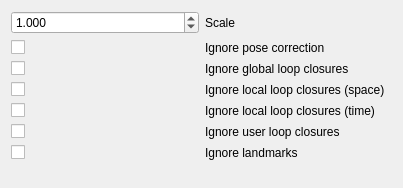
       <widget class="QWidget" name="page_3">
        <property name="geometry">
         <rect>
          <x>0</x>
          <y>0</y>
          <width>403</width>
          <height>188</height>
         </rect>
        </property>
        <attribute name="label">
         <string>Graph optimization</string>
        </attribute>
        <layout class="QGridLayout" name="gridLayout_7" columnstretch="0,0,0">
         <item row="2" column="0">
          <widget class="QCheckBox" name="checkBox_ignoreGlobalLoop">
           <property name="text">
            <string/>
           </property>
           <property name="checked">
            <bool>false</bool>
           </property>
          </widget>
         </item>
         <item row="4" column="2">
          <widget class="QLabel" name="label_49">
           <property name="text">
            <string>Ignore local loop closures (time)</string>
           </property>
          </widget>
         </item>
         <item row="3" column="0">
          <widget class="QCheckBox" name="checkBox_ignoreLocalLoopSpace">
           <property name="text">
            <string/>
           </property>
           <property name="checked">
            <bool>false</bool>
           </property>
          </widget>
         </item>
         <item row="2" column="2">
          <widget class="QLabel" name="label_48">
           <property name="text">
            <string>Ignore global loop closures</string>
           </property>
          </widget>
         </item>
         <item row="1" column="2">
          <widget class="QLabel" name="label_35">
           <property name="text">
            <string>Ignore pose correction</string>
           </property>
          </widget>
         </item>
         <item row="1" column="0">
          <widget class="QCheckBox" name="checkBox_ignorePoseCorrection">
           <property name="text">
            <string/>
           </property>
           <property name="checked">
            <bool>false</bool>
           </property>
          </widget>
         </item>
         <item row="4" column="0">
          <widget class="QCheckBox" name="checkBox_ignoreLocalLoopTime">
           <property name="text">
            <string/>
           </property>
           <property name="checked">
            <bool>false</bool>
           </property>
          </widget>
         </item>
         <item row="7" column="0">
          <spacer name="verticalSpacer_3">
           <property name="orientation">
            <enum>Qt::Vertical</enum>
           </property>
           <property name="sizeHint" stdset="0">
            <size>
             <width>0</width>
             <height>40</height>
            </size>
           </property>
          </spacer>
         </item>
         <item row="5" column="0">
          <widget class="QCheckBox" name="checkBox_ignoreUserLoop">
           <property name="text">
            <string/>
           </property>
           <property name="checked">
            <bool>false</bool>
           </property>
          </widget>
         </item>
         <item row="5" column="2">
          <widget class="QLabel" name="label_50">
           <property name="text">
            <string>Ignore user loop closures</string>
           </property>
          </widget>
         </item>
         <item row="3" column="2">
          <widget class="QLabel" name="label_47">
           <property name="text">
            <string>Ignore local loop closures (space)</string>
           </property>
          </widget>
         </item>
         <item row="0" column="2">
          <widget class="QLabel" name="label_scale_title">
           <property name="text">
            <string>Scale</string>
           </property>
          </widget>
         </item>
         <item row="0" column="0">
          <widget class="QDoubleSpinBox" name="doubleSpinBox_optimizationScale">
           <property name="decimals">
            <number>3</number>
           </property>
           <property name="minimum">
            <double>0.100000000000000</double>
           </property>
           <property name="maximum">
            <double>9.900000000000000</double>
           </property>
           <property name="singleStep">
            <double>0.001000000000000</double>
           </property>
           <property name="value">
            <double>1.000000000000000</double>
           </property>
          </widget>
         </item>
         <item row="6" column="2">
          <widget class="QLabel" name="label_58">
           <property name="text">
            <string>Ignore landmarks</string>
           </property>
          </widget>
         </item>
         <item row="6" column="0">
          <widget class="QCheckBox" name="checkBox_ignoreLandmarks">
           <property name="text">
            <string/>
           </property>
           <property name="checked">
            <bool>false</bool>
           </property>
          </widget>
         </item>
        </layout>
       </widget>
